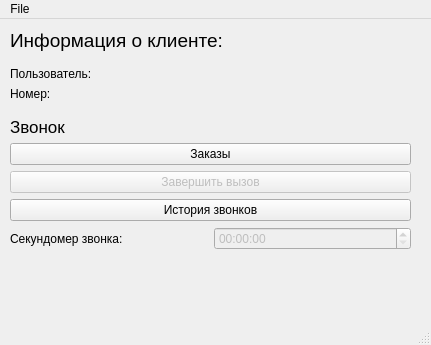
<?xml version="1.0" encoding="UTF-8"?>
<ui version="4.0">
 <class>clientMainWindow</class>
 <widget class="QMainWindow" name="clientMainWindow">
  <property name="geometry">
   <rect>
    <x>0</x>
    <y>0</y>
    <width>431</width>
    <height>345</height>
   </rect>
  </property>
  <property name="windowTitle">
   <string>MainWindow</string>
  </property>
  <widget class="QWidget" name="centralwidget">
   <widget class="QWidget" name="gridLayoutWidget">
    <property name="geometry">
     <rect>
      <x>10</x>
      <y>10</y>
      <width>401</width>
      <height>221</height>
     </rect>
    </property>
    <layout class="QGridLayout" name="gridLayout">
     <item row="2" column="1">
      <widget class="QLabel" name="nameUser">
       <property name="text">
        <string/>
       </property>
      </widget>
     </item>
     <item row="9" column="0">
      <widget class="QLabel" name="label_5">
       <property name="layoutDirection">
        <enum>Qt::LeftToRight</enum>
       </property>
       <property name="text">
        <string>Секундомер звонка:</string>
       </property>
      </widget>
     </item>
     <item row="1" column="0">
      <spacer name="verticalSpacer">
       <property name="orientation">
        <enum>Qt::Vertical</enum>
       </property>
       <property name="sizeHint" stdset="0">
        <size>
         <width>20</width>
         <height>40</height>
        </size>
       </property>
      </spacer>
     </item>
     <item row="9" column="1">
      <widget class="QTimeEdit" name="callTimeEdit">
       <property name="enabled">
        <bool>false</bool>
       </property>
       <property name="displayFormat">
        <string>HH:mm:ss</string>
       </property>
      </widget>
     </item>
     <item row="3" column="0">
      <widget class="QLabel" name="numLabel">
       <property name="text">
        <string>Номер:</string>
       </property>
      </widget>
     </item>
     <item row="7" column="0" colspan="2">
      <widget class="QPushButton" name="endCallButton">
       <property name="enabled">
        <bool>false</bool>
       </property>
       <property name="styleSheet">
        <string notr="true"/>
       </property>
       <property name="text">
        <string>Завершить вызов</string>
       </property>
      </widget>
     </item>
     <item row="3" column="1">
      <widget class="QLabel" name="numberUser">
       <property name="text">
        <string/>
       </property>
      </widget>
     </item>
     <item row="5" column="0" colspan="2">
      <widget class="QLabel" name="label_2">
       <property name="font">
        <font>
         <pointsize>13</pointsize>
        </font>
       </property>
       <property name="text">
        <string>Звонок</string>
       </property>
      </widget>
     </item>
     <item row="8" column="0" colspan="2">
      <widget class="QPushButton" name="callHistoryButton">
       <property name="enabled">
        <bool>true</bool>
       </property>
       <property name="text">
        <string>История звонков</string>
       </property>
      </widget>
     </item>
     <item row="0" column="0" colspan="2">
      <widget class="QLabel" name="label">
       <property name="font">
        <font>
         <pointsize>14</pointsize>
        </font>
       </property>
       <property name="text">
        <string>Информация о клиенте:</string>
       </property>
      </widget>
     </item>
     <item row="4" column="0">
      <spacer name="verticalSpacer_2">
       <property name="orientation">
        <enum>Qt::Vertical</enum>
       </property>
       <property name="sizeHint" stdset="0">
        <size>
         <width>20</width>
         <height>40</height>
        </size>
       </property>
      </spacer>
     </item>
     <item row="2" column="0">
      <widget class="QLabel" name="userLabel">
       <property name="text">
        <string>Пользователь:</string>
       </property>
      </widget>
     </item>
     <item row="6" column="0" colspan="2">
      <widget class="QPushButton" name="routeHistoryButton">
       <property name="styleSheet">
        <string notr="true"/>
       </property>
       <property name="text">
        <string>Заказы</string>
       </property>
      </widget>
     </item>
    </layout>
   </widget>
  </widget>
  <widget class="QMenuBar" name="menubar">
   <property name="geometry">
    <rect>
     <x>0</x>
     <y>0</y>
     <width>431</width>
     <height>20</height>
    </rect>
   </property>
   <widget class="QMenu" name="menuFile">
    <property name="title">
     <string>File</string>
    </property>
    <addaction name="actionExit"/>
   </widget>
   <addaction name="menuFile"/>
  </widget>
  <widget class="QStatusBar" name="statusbar"/>
  <action name="actionExit">
   <property name="text">
    <string>Exit</string>
   </property>
  </action>
 </widget>
 <resources/>
 <connections>
  <connection>
   <sender>actionExit</sender>
   <signal>triggered()</signal>
   <receiver>clientMainWindow</receiver>
   <slot>exit()</slot>
   <hints>
    <hint type="sourcelabel">
     <x>-1</x>
     <y>-1</y>
    </hint>
    <hint type="destinationlabel">
     <x>487</x>
     <y>329</y>
    </hint>
   </hints>
  </connection>
 </connections>
 <slots>
  <slot>exit()</slot>
 </slots>
</ui>
